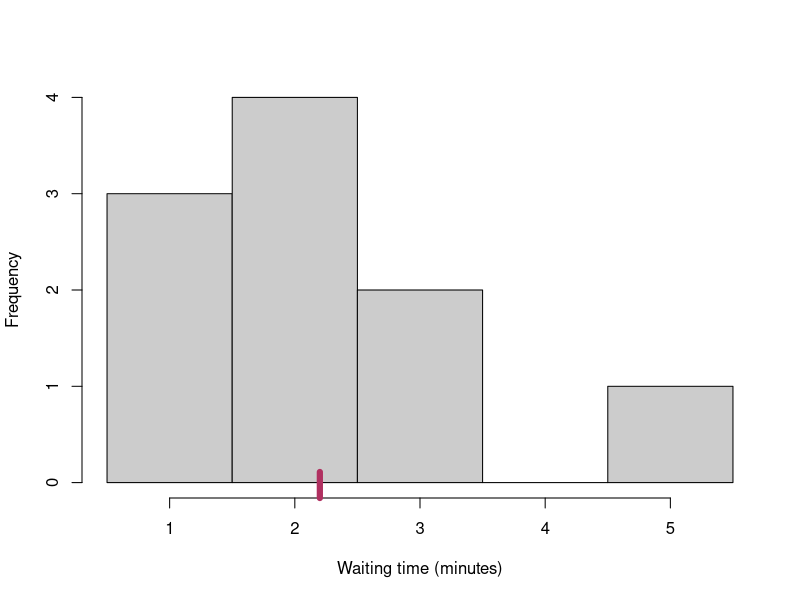
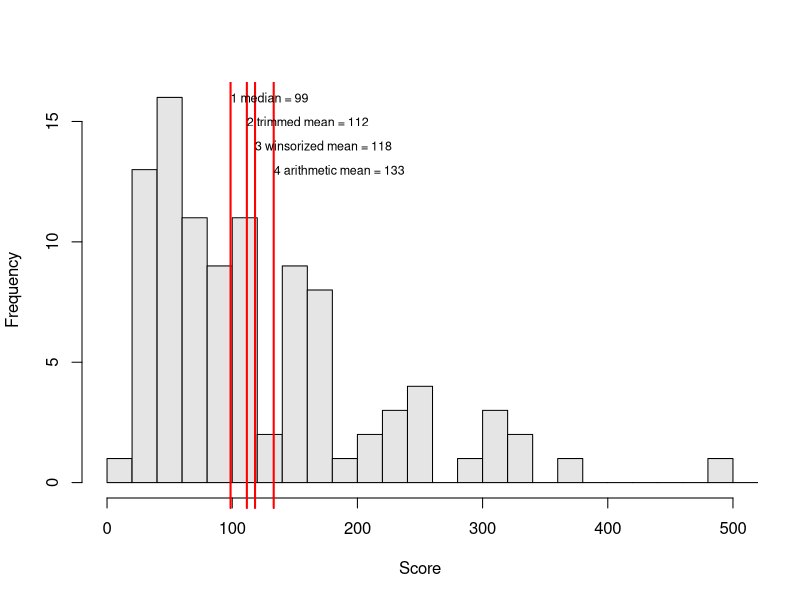
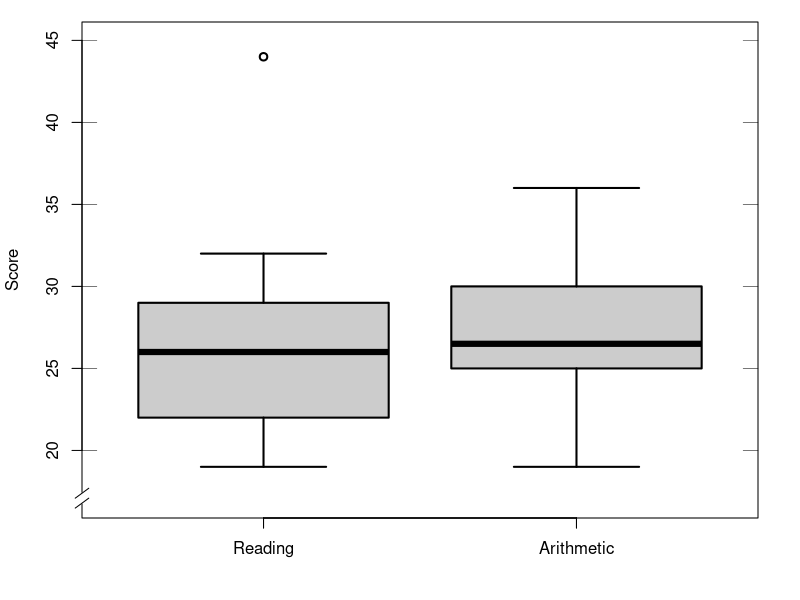
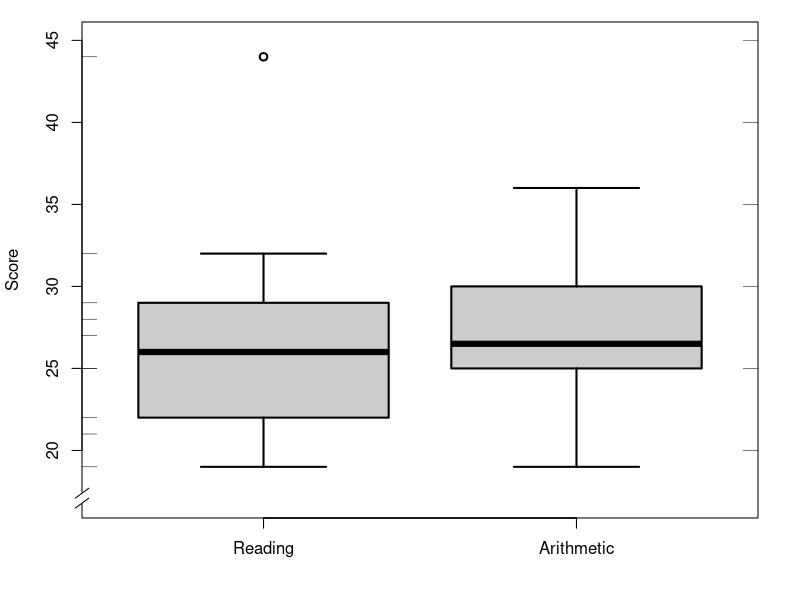

The R script that drew these images, in order:
## ---- chunk 1
# waiting times example, to illustrate the mean
# [redacted]
x <- c( 1, 2, 5, 2, 2, 2, 3, 1, 1, 3 ) # see example 9.1
hist(x, breaks=seq(min(x),max(x)+1,1)-0.5, col="grey80", 
     main="", xlab="Waiting time (minutes)", ylab="Frequency" )
# axis(side=1, at=mean(x), labels=expression(symbol("\220")), 
#      cex=5, lwd.ticks=3, tcl=1, col="maroon")
axis(side=1, at=mean(x), labels="", lwd.ticks=6, tcl=1.3, col="maroon")
## ---- chunk 2
# this script was previously named `centrummaten.R`
set.seed(2015) # date of first version
xx <- rlnorm(100, meanlog=3,sdlog=0.8)*5; 
# hist(xx) # xx is indeed lognormally distributed
# require(scales) # for alpha
# require(psych) # for winsor.mean
nbreaks <- 20 # number of bins in histogram
xupper <- 500
maxfreq <- max( hist(xx, breaks=nbreaks*1.5, plot=F)$counts )
hist(xx, col="grey90", xlab="Score", ylab="Frequency", main="", 
     breaks=nbreaks*1.5, xlim=c(0,xupper) )
# rug(xx,side=1,col=scales::alpha("black",.5), quiet=TRUE) # causes error
# 4 arithmetic mean
abline(v=mean(xx),lwd=2,col="red")
axis(side=1,at=mean(xx),labels=F, col="red", lwd=2, line=0, cex=0.75, las=2, padj=1)
text( x=mean(xx), y=maxfreq-3, 
      paste("4 arithmetic mean =",round(mean(xx))), cex=0.75, adj=0 )
# 3 winsorized mean
abline(v=psych::winsor.mean(xx, trim=.10),lwd=2,col="red")
axis(side=1,at=psych::winsor.mean(xx,trim=.10),labels=F, col="red", lwd=2, 
     line=0, cex=0.75, las=2, padj=0.5)
text( x=psych::winsor.mean(xx,trim=.10), y=maxfreq-2, 
      paste("3 winsorized mean =",round(psych::winsor.mean(xx,trim=.10))), cex=0.75, adj=0 )
# 2 trimmed mean
abline(v=mean(xx,trim=.10),lwd=2,col="red")
axis(side=1,at=mean(xx,trim=.10),labels=F, col="red", lwd=2, line=0, cex=0.75, las=2, padj=0.5)
text( x=mean(xx,trim=.10), y=maxfreq-1, 
      paste("2 trimmed mean =",round(mean(xx,trim=.10))), cex=0.75, adj=0 )
# 1 median
abline(v=median(xx),lwd=2,col="red")
axis(side=1,at=median(xx),labels=F, col="red", lwd=2, line=0, cex=0.75, las=2, padj=0)
text( x=median(xx), y=maxfreq, 
      paste("1 median =",round(median(xx))), cex=0.75, adj=0)
## ---- chunk 3
require(foreign)
cito <- read.spss("data/cito.sav")
# Columns in `cito.sav` have Dutch names:
# in Dutch: Leerling Lezen Rekenen Wereldorientatie stadplat rek.f
# in English: Pupil Reading Arithmetic World UrbRural Arith.factor
# from script cito.R:
op <- par(mar=c(4,4,1,2)+0.1) # smaller margins
with(cito, 
  boxplot(Lezen, Rekenen, col="grey80", lwd=2, lty=1, ylab="Score", ylim=c(17,45) )
)
axis(side=1, at=c(1,2), labels=c("Reading","Arithmetic") )
# require(plotrix)
plotrix::axis.break(axis=2)
rug(cito$Reading, side=2)
rug(cito$Arithmetic, side=4)
# saved as cito_boxplot.pdf
## ---- chunk 4
require(foreign) # for foreign::read.spss
cito <- read.spss("data/cito.sav")
# Columns in `cito.sav` have Dutch names:
# in Dutch: Leerling Lezen Rekenen Wereldorientatie stadplat rek.f
# in English: Pupil Reading Arithmetic Geography UrbRural Arith.factor
fivenum(cito$Lezen) # minimum, Q1, median, Q3, maximum
quantile(cito$Lezen, c( 1/4, 3/4 ) ) # Q1 and Q3, calculated differently 
op <- par(mar=c(4,4,1,2)+0.1) # smaller margins
with(cito, 
  boxplot(Lezen, Rekenen, col="grey80", lwd=2, lty=1, ylab="Score", ylim=c(17,45) )
)
axis(side=1, at=c(1,2), labels=c("Reading","Arithmetic") )
plotrix::axis.break(axis=2) # break in left Y-aixs
rug(cito$Lezen, side=2) # markings on left Y-axis
rug(cito$rekenen, side=4) # markings on right Y-axis
## ---- chunk 5
mean(cito$Lezen) # mean
psych::winsor.mean(cito$Lezen, trim=.1) # winsorized mean, from psych package
mean(cito$Lezen, trim=.1) # trimmed mean
median(cito$Lezen)   # median
## ---- chunk 6
var(cito$Lezen)  # variance
sd(cito$Lezen)   # standard deviation, sd(x) = sqrt(var(x))
mad(cito$Lezen)  # MAD
## ---- chunk 7
# standardized (or z) reading scores
zReading <- (cito$Lezen-mean(cito$Lezen)) / sd(cito$Lezen) 
head(zReading) # first few observations of variable zReading
